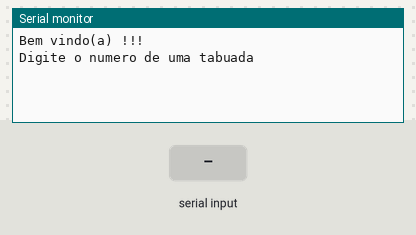
A sketch run on a simulated Arduino Uno, built with avr-gcc and run on an emulated ATmega328P. Shown: the last lines printed to the serial monitor. The test bench sets the inputs (shaded band).

Above: at 1.2 s.
1.3 s: "90,45\n" received over Serial
At 2.1 s:
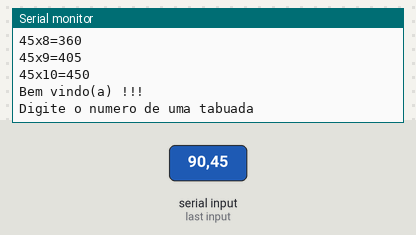
2.8 s: "30,150\n" received over Serial
At 5.5 s:
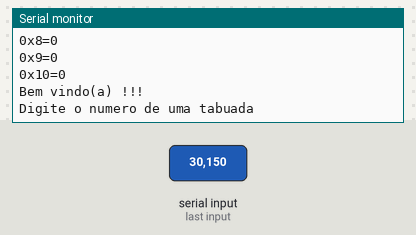
Timing chart, 0 to 7.0 s (numbered marks = the images above; inputs shaded):
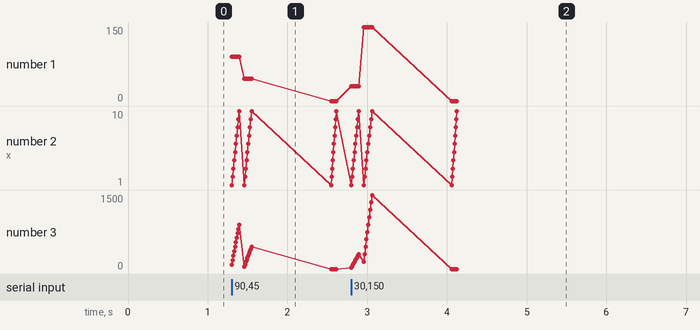

The sketch:

for_tabuada1.ino
```cpp
// C++ code
//
int tabuada = 0;
int resultado;

void setup()
{
  Serial.begin(9600);
}

void loop()
{
 Serial.println("Bem vindo(a) !!!");
 Serial.println("Digite o numero de uma tabuada");
 while (! Serial.available());
 tabuada = Serial.parseInt();

 for(int contador =1; contador<=10; contador++){
  int resultado = tabuada * contador;

   // Exibir assim 2 * 1 = 2
   Serial.println(String(tabuada) + "x" + String(contador) + "=" + String(resultado));

 }
}  
```

Measured:
- after the input at 1.3 s, the serial monitor: prints a new line at once (image 1)
- after the input at 2.8 s, the serial monitor: prints a new line at once (image 2)
